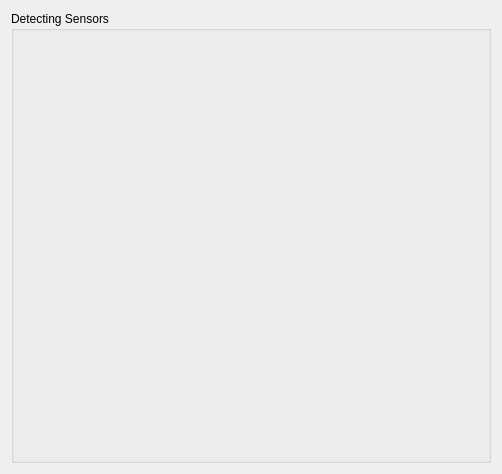
<?xml version="1.0" encoding="UTF-8"?>
<ui version="4.0">
 <class>DetectingSensors</class>
 <widget class="QWidget" name="DetectingSensors">
  <property name="geometry">
   <rect>
    <x>0</x>
    <y>0</y>
    <width>502</width>
    <height>474</height>
   </rect>
  </property>
  <property name="sizePolicy">
   <sizepolicy hsizetype="Expanding" vsizetype="Fixed">
    <horstretch>0</horstretch>
    <verstretch>0</verstretch>
   </sizepolicy>
  </property>
  <layout class="QVBoxLayout" name="verticalLayout" stretch="0">
   <item>
    <widget class="QGroupBox" name="groupBox">
     <property name="styleSheet">
      <string notr="true"/>
     </property>
     <property name="title">
      <string>Detecting Sensors</string>
     </property>
     <property name="flat">
      <bool>false</bool>
     </property>
     <layout class="QVBoxLayout">
      <item>
       <widget class="PostProcessor::FilterWidget" name="sensorFilter" native="true">
        <property name="sizePolicy">
         <sizepolicy hsizetype="Expanding" vsizetype="Expanding">
          <horstretch>0</horstretch>
          <verstretch>0</verstretch>
         </sizepolicy>
        </property>
       </widget>
      </item>
     </layout>
    </widget>
   </item>
  </layout>
 </widget>
 <customwidgets>
  <customwidget>
   <class>PostProcessor::FilterWidget</class>
   <extends>QWidget</extends>
   <header>FilterWidget.hpp</header>
   <container>1</container>
  </customwidget>
 </customwidgets>
 <resources/>
 <connections/>
</ui>
